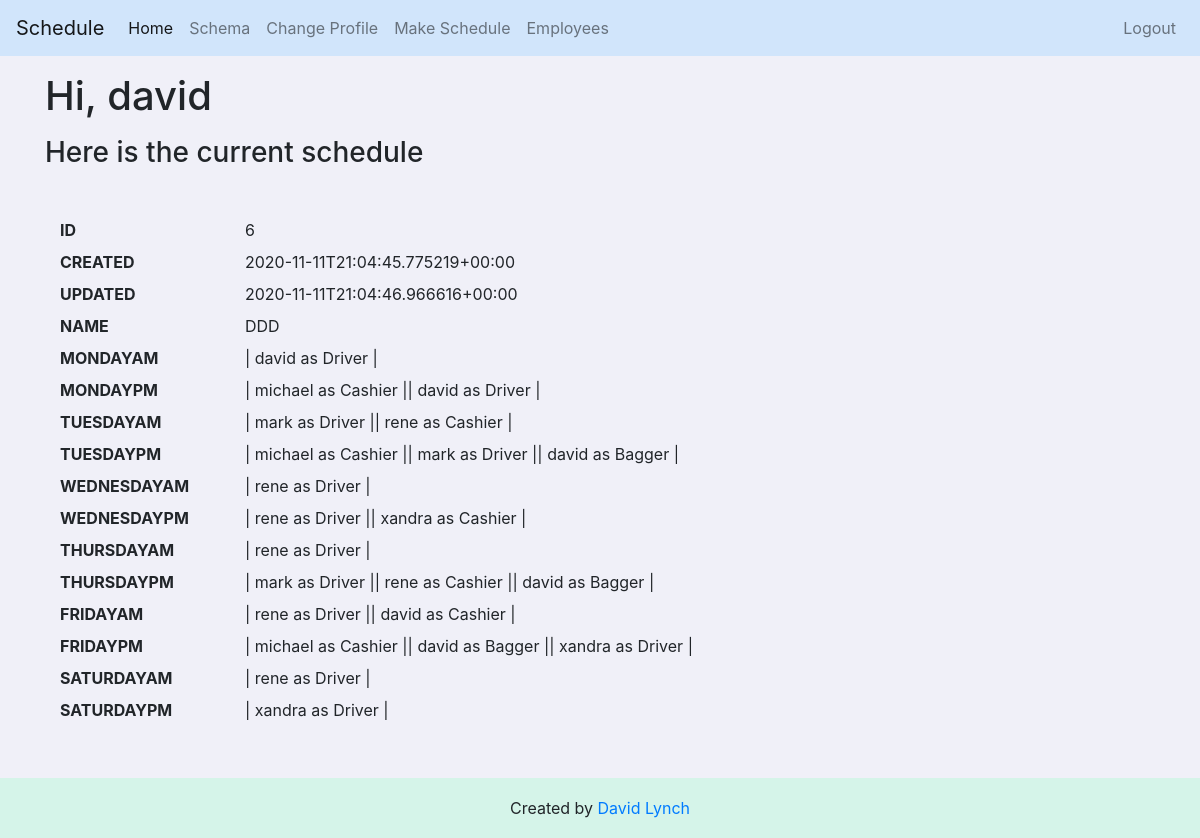
The app's page / (signed in) with its own data.
### scheduler/models.py (models this page shows, shortened)
class TimeMixin(models.Model):
    created = models.DateTimeField(editable=False)
    updated = models.DateTimeField()
    class Meta:
        abstract = True

class Schedule(TimeMixin):
    name = models.TextField(blank=True)
    MondayAM = models.TextField(blank=True)
    MondayPM = models.TextField(blank=True)
    TuesdayAM = models.TextField(blank=True)
    TuesdayPM = models.TextField(blank=True)
    WednesdayAM = models.TextField(blank=True)
    WednesdayPM = models.TextField(blank=True)
    ThursdayAM = models.TextField(blank=True)
    ThursdayPM = models.TextField(blank=True)
    FridayAM = models.TextField(blank=True)
    FridayPM = models.TextField(blank=True)
    SaturdayAM = models.TextField(blank=True)
    SaturdayPM = models.TextField(blank=True)
    def get_fields(self):
        return [(field.name, field.value_to_string(self)) for field in self._meta.fields]

### scheduler/views.py (the view)
# urls.py: path('', home, name="home"),
@login_required
def home(request):
    emp_names = [p.username for p in Person.objects.filter(
        groups__name__in=['Employee'])]
    if ((request.user.username in emp_names) or request.user.is_staff) and Schedule.objects.exists():
        sched = Schedule.objects.order_by('-updated')[0]
        if request.user.is_staff:
            return render(request, 'scheduler/home.html', {'staff': 'staff', 'sched': sched})
        return render(request, 'scheduler/home.html', {'sched': sched})
    else:
        msg = "You are not listed as an employee yet. Please contact the system administrator."
    if request.user.is_staff:
        return render(request, 'scheduler/home.html', {'staff': 'staff'})
    return render(request, 'scheduler/home.html', {'msg': msg})

### scheduler/templates/scheduler/home.html (shortened to what this page needs)
{% extends "scheduler/base.html" %}
{% load crispy_forms_tags %}
{% block content %}
<h1 class="my-3">Hi, {{ user.username }}</h1>
<h3 class="mb-5">Here is the current schedule</h3>
{% if sched %}
<div class="container">
    {% for name, value in sched.get_fields %}
    <div class="row mb-2">
        <div class="col-sm-2"><span class="font-weight-bold text-uppercase">{{name}}</span> </div>
        <div class="col-sm-10">{{value}}</div>
    </div>
    {% endfor %}
</div>
{% endif %}
{% endblock %}

### scheduler/templates/scheduler/base.html (style rules this page uses)
html { position: relative; min-height: 100%; }
body { margin-bottom: 60px; background-color: rgba(180, 180, 220, 0.2); }

### records on screen
Schedule: get_fields "DDD" "| david as Driver |" "| michael as Cashier || david as Driver |" "| mark as Driver || rene as Cashier |" "| michael as Cashier || mark as Driver || david as Bagger |" "| rene as Driver |" "| rene as Driver || xandra as Cashier |" "| rene as Driver |" "| mark as Driver || rene as Cashier || david as Bagger |" "| rene as Driver || david as Cashier |" "| michael as Cashier || david as Bagger || xandra as Driver |" "| rene as Driver |" "| xandra as Driver |"

### other values on screen
{{ user.username }} "david"
{{ name }} "ID" "CREATED" "UPDATED" "NAME" "MONDAYAM" "MONDAYPM" "TUESDAYAM" "TUESDAYPM" "WEDNESDAYAM" "WEDNESDAYPM" "THURSDAYAM" "THURSDAYPM" "FRIDAYAM" "FRIDAYPM" "SATURDAYAM" "SATURDAYPM"
{{ value }} "6" "2020-11-11T21:04:45.775219+00:00" "2020-11-11T21:04:46.966616+00:00"
